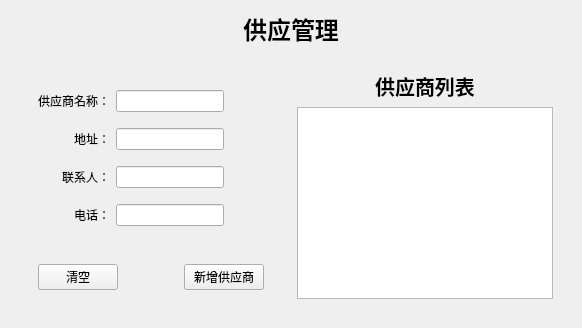
      <widget class="QWidget" name="page_9">
       <layout class="QVBoxLayout" name="verticalLayout_20">
        <item>
         <widget class="QLabel" name="eighthlabel">
          <property name="font">
           <font>
            <family>隶书</family>
            <pointsize>18</pointsize>
            <italic>false</italic>
            <bold>true</bold>
           </font>
          </property>
          <property name="text">
           <string>供应管理</string>
          </property>
          <property name="alignment">
           <set>Qt::AlignCenter</set>
          </property>
         </widget>
        </item>
        <item>
         <widget class="QWidget" name="widget_65" native="true">
          <layout class="QHBoxLayout" name="horizontalLayout_35">
           <item>
            <widget class="QWidget" name="widget_67" native="true">
             <property name="sizePolicy">
              <sizepolicy hsizetype="MinimumExpanding" vsizetype="Preferred">
               <horstretch>0</horstretch>
               <verstretch>0</verstretch>
              </sizepolicy>
             </property>
             <layout class="QVBoxLayout" name="verticalLayout_19">
              <item>
               <widget class="QWidget" name="widget_66" native="true">
                <property name="sizePolicy">
                 <sizepolicy hsizetype="Preferred" vsizetype="Preferred">
                  <horstretch>0</horstretch>
                  <verstretch>2</verstretch>
                 </sizepolicy>
                </property>
                <layout class="QGridLayout" name="gridLayout_8">
                 <item row="2" column="1">
                  <widget class="QLineEdit" name="eighthContactLineEdit"/>
                 </item>
                 <item row="0" column="0">
                  <widget class="QLabel" name="label_63">
                   <property name="text">
                    <string>供应商名称：</string>
                   </property>
                  </widget>
                 </item>
                 <item row="0" column="1">
                  <widget class="QLineEdit" name="eighthVendorLineEdit"/>
                 </item>
                 <item row="3" column="0">
                  <widget class="QLabel" name="label_66">
                   <property name="text">
                    <string>电话：</string>
                   </property>
                   <property name="alignment">
                    <set>Qt::AlignRight|Qt::AlignTrailing|Qt::AlignVCenter</set>
                   </property>
                  </widget>
                 </item>
                 <item row="1" column="0">
                  <widget class="QLabel" name="label_64">
                   <property name="text">
                    <string>地址：</string>
                   </property>
                   <property name="alignment">
                    <set>Qt::AlignRight|Qt::AlignTrailing|Qt::AlignVCenter</set>
                   </property>
                  </widget>
                 </item>
                 <item row="2" column="0">
                  <widget class="QLabel" name="label_65">
                   <property name="text">
                    <string>联系人：</string>
                   </property>
                   <property name="alignment">
                    <set>Qt::AlignRight|Qt::AlignTrailing|Qt::AlignVCenter</set>
                   </property>
                  </widget>
                 </item>
                 <item row="1" column="1">
                  <widget class="QLineEdit" name="eighthAdressLineEdit"/>
                 </item>
                 <item row="3" column="1">
                  <widget class="QLineEdit" name="eighthPhoneLineEdit"/>
                 </item>
                 <item row="1" column="2">
                  <spacer name="horizontalSpacer_28">
                   <property name="orientation">
                    <enum>Qt::Horizontal</enum>
                   </property>
                   <property name="sizeHint" stdset="0">
                    <size>
                     <width>40</width>
                     <height>20</height>
                    </size>
                   </property>
                  </spacer>
                 </item>
                </layout>
               </widget>
              </item>
              <item>
               <widget class="QWidget" name="widget_26" native="true">
                <layout class="QHBoxLayout" name="horizontalLayout_21">
                 <item>
                  <widget class="QPushButton" name="eighthClearPushButton">
                   <property name="text">
                    <string>清空</string>
                   </property>
                  </widget>
                 </item>
                 <item>
                  <spacer name="horizontalSpacer_15">
                   <property name="orientation">
                    <enum>Qt::Horizontal</enum>
                   </property>
                   <property name="sizeHint" stdset="0">
                    <size>
                     <width>40</width>
                     <height>20</height>
                    </size>
                   </property>
                  </spacer>
                 </item>
                 <item>
                  <widget class="QPushButton" name="eighthIncreVendorPushButton">
                   <property name="text">
                    <string>新增供应商</string>
                   </property>
                  </widget>
                 </item>
                </layout>
               </widget>
              </item>
             </layout>
            </widget>
           </item>
           <item>
            <widget class="QWidget" name="widget_27" native="true">
             <property name="sizePolicy">
              <sizepolicy hsizetype="Preferred" vsizetype="Preferred">
               <horstretch>4</horstretch>
               <verstretch>0</verstretch>
              </sizepolicy>
             </property>
             <layout class="QVBoxLayout" name="verticalLayout_7">
              <item>
               <widget class="QLabel" name="label_36">
                <property name="font">
                 <font>
                  <family>楷体</family>
                  <pointsize>15</pointsize>
                  <bold>true</bold>
                 </font>
                </property>
                <property name="text">
                 <string>供应商列表</string>
                </property>
                <property name="alignment">
                 <set>Qt::AlignCenter</set>
                </property>
               </widget>
              </item>
              <item>
               <widget class="QTableView" name="eighthVendorTableView"/>
              </item>
             </layout>
            </widget>
           </item>
          </layout>
         </widget>
        </item>
       </layout>
      </widget>
